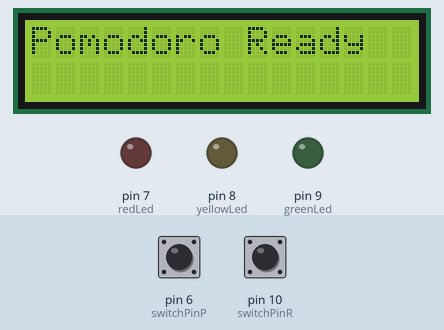
Recording of a sketch running on a simulated Arduino Uno, built with avr-gcc and run on an emulated ATmega328P. Parts: 16×2 character LCD, output pins drawn as LEDs (lit = HIGH). Inputs (shaded band) come from the test bench; at power-on: pin 6 (switchPinP) LOW, pin 10 (switchPinR) LOW.

Above: at 1.2 s.
1.3 s: pin 6 (switchPinP) pulled HIGH for 0.15 s
At 2.1 s:
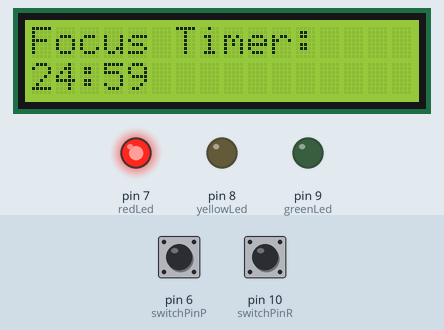
4.4 s: pin 10 (switchPinR) pulled HIGH for 0.15 s
At 5.1 s:
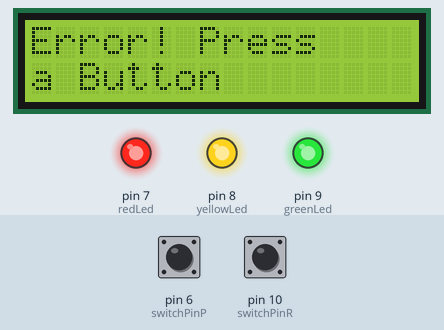
6.0 s: pin 6 (switchPinP) pulled HIGH for 1 s
At 7.3 s:
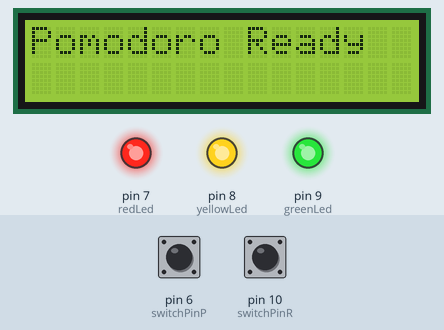
8.5 s: pin 10 (switchPinR) pulled HIGH for 1 s
At 9.3 s:
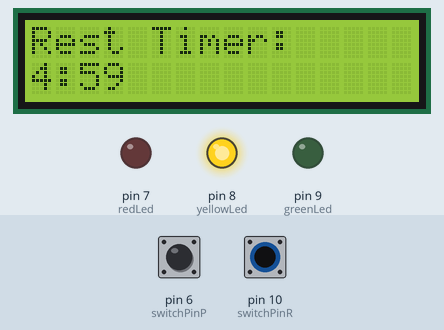
Timing chart, 0 to 11.5 s (numbered marks = the images above; inputs shaded):
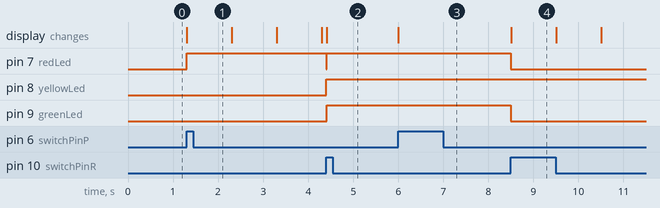

Measured:
- after the input at 1.3 s, pin 7 (redLed): LOW → HIGH at once; the display: first changes at once (image 1 shows a later state)
- after the input at 4.4 s, pin 7 (redLed): HIGH → LOW at once, → HIGH 0.01 s later; pin 8 (yellowLed), pin 9 (greenLed): LOW → HIGH at once; the display: changes at once (image 2)
- after the input at 6.0 s, the display: changes at once (image 3)
- after the input at 8.5 s, pin 7 (redLed), pin 9 (greenLed): HIGH → LOW at once; the display: first changes at once (image 4 shows a later state)

The sketch:

PomodoroTimer.ino
```cpp
// Pomodoro Timer
  // Skills/Components Used: Piezo, LCD, LED, Pushbutton switches

  /*
    GOAL:
      - Timer of 25 minutes that counts down (or up)
      - When one pomodoro is done, it makes a beep sound, and the LED goes from the red light being on to the green light being on
      - Then, you click a switch to make a 5 minute timer go off (there are two switches, one for 5 minutes, one for 25 minutes)
      - During the 5 minute rest timer, there is a yellow LED blinking, it makes a sound of a different frequence after
      - Tracks the pomodoro count until you reset it
    */

// set up LiquidCrystal library (initialize and import)
#include <LiquidCrystal.h>
LiquidCrystal lcd(12, 11, 5, 4, 3, 2);	// which pins to communicate with

// ** CONSTANTS AND VARIABLES **

/*
// INTERVALS - TESTING ----------------------------- !!
const unsigned long pomodoroInterval = 5 * 1000UL;
const unsigned long restInterval = 3 * 1000UL;
*/

// Intervals
// Note: unsigned long - non-negative integers, prevents possible error with large time values
const unsigned long pomodoroInterval = 25 * 60 * 1000UL;
const unsigned long restInterval = 5 * 60 * 1000UL;

// Pomodoro Switch
const int switchPinP = 6;
int switchStateP = 0;
int prevSwitchStateP = LOW;

// Rest Switch
const int switchPinR = 10;
int switchStateR = 0;
int prevSwitchStateR = LOW;

// LEDs (Pins)
int redLed = 7;
int yellowLed = 8;
int greenLed = 9;

// Piezo
int piezoPin = A4;
int pomodoroDoneNotes[] = {659, 523};
int restDoneNotes[]     = {440, 330};

// States/bools
bool initiatePomodoro = false;
bool initiateRest = false;
bool errorShown = false;

// Timing
unsigned long previousTime = 0;
unsigned long lastDisplayedSecond = 0;

// Counts
int pomodoroCount = 0;
int restCount = 0;

// ** FUNCTIONS **

void setLEDs(bool redState, bool yellowState, bool greenState) {
  digitalWrite(redLed, redState);
  digitalWrite(yellowLed, yellowState);
  digitalWrite(greenLed, greenState);
}

void displayCountdown(unsigned long secondsRemaining) {
  int mins = secondsRemaining / 60;	// integer division, rounds down
  int secs = secondsRemaining % 60;	// remainder = num seconds

  lcd.setCursor(0, 1);
  lcd.print("        ");	// clears remaining numbers from countdown
  lcd.setCursor(0, 1);
  lcd.print(mins);
  lcd.print(":");
  if (secs < 10) lcd.print("0");	// Ex. 09
  lcd.print(secs);
}

// two note chime
void playChime(int notes[]) {
  tone(piezoPin, notes[0]);
  delay(400);
  noTone(piezoPin);
  tone(piezoPin, notes[1]);
  delay(400);
  noTone(piezoPin);
}

// const char* = constant string, read only, pointer stores memory address of first character
void showDoneScreen(const char* label, int count) {
  lcd.clear();
  lcd.setCursor(0, 0);
  lcd.print(label);
  lcd.setCursor(0, 1);
  lcd.print(count);
}

void handleError() {
  if (!errorShown) {	// if no error message shown
    lcd.clear();
    setLEDs(HIGH, HIGH, HIGH);	// turn on all LEDs
    lcd.setCursor(0, 0);
    lcd.print("Error! Press");
    lcd.setCursor(0, 1);
    lcd.print("a Button");
    errorShown = true;	// error message has been shown
  }

  // || means or
  // if pomodoro or rest button have been pressed
  if ((switchStateP != prevSwitchStateP && switchStateP == HIGH) ||
      (switchStateR != prevSwitchStateR && switchStateR == HIGH)) {
    initiatePomodoro = false;
    initiateRest = false;
    errorShown = false;
    lcd.clear();
    lcd.setCursor(0, 0);
    lcd.print("Pomodoro Ready");
  }
}

// ** SETUP **

void setup() {
  lcd.begin(16, 2);	// 16 columns, 2 rows

  // switch pins are inputs
  pinMode(switchPinP, INPUT);
  pinMode(switchPinR, INPUT);

  // LEDs are outputs
  pinMode(redLed, OUTPUT);
  pinMode(yellowLed, OUTPUT);
  pinMode(greenLed, OUTPUT);

  // turn off all LEDs
  setLEDs(LOW, LOW, LOW);

  lcd.setCursor(0, 0);
  lcd.print("Pomodoro Ready");
}

// ** LOOP **

void loop() {
  unsigned long currentTime = millis();	// start tracking time

  // Read if either button has been pressed
  switchStateP = digitalRead(switchPinP);
  switchStateR = digitalRead(switchPinR);

  // ERROR STATE - if a button is pressed and interrupts an already existing timer
  if (initiatePomodoro && initiateRest) {
    handleError();
    // skip the rest of the loop, essentially reset
    prevSwitchStateP = switchStateP;
    prevSwitchStateR = switchStateR;
    return;
  }

// ** POMODORO **

  // if pomodoro button is pressed
  if (switchStateP != prevSwitchStateP && switchStateP == HIGH) {
    initiatePomodoro = true;
    previousTime = currentTime;	// set elapsed time to 0
    lastDisplayedSecond = 0;

    setLEDs(HIGH, LOW, LOW);	// turn on red LED

    lcd.clear();
    lcd.setCursor(0, 0);
    lcd.print("Focus Timer:");
  }

  if (initiatePomodoro) {
    unsigned long elapsed = currentTime - previousTime;	// find elapsed time

    if (elapsed >= pomodoroInterval) {
      initiatePomodoro = false;
      pomodoroCount++;	// increase pomodoro count by 1

      setLEDs(LOW, LOW, HIGH);	// turn on green light to indicate timer is done
      lcd.setCursor(0, 1);
      lcd.print("Done!        ");	// helps clear leftover digits

      playChime(pomodoroDoneNotes);	// plays two note chime
      delay(2000);	// wait 2 seconds

      showDoneScreen("Pomodoro Count:", pomodoroCount);
    }

    else {
   	  unsigned long secondsRemaining = (pomodoroInterval - elapsed) / 1000;

      if (secondsRemaining != lastDisplayedSecond) {	// if seconds number is actually different - helps solve flickering/glitching
        lastDisplayedSecond = secondsRemaining;
        displayCountdown(secondsRemaining);
      }
    }
  }

 // ** REST **

  // if rest button is pressed
  if (switchStateR != prevSwitchStateR && switchStateR == HIGH) {
    initiateRest = true;
    previousTime = currentTime;	// reset elapsed time
    lastDisplayedSecond = 0;

    setLEDs(LOW, HIGH, LOW);	// turn on yellow LED

    lcd.clear();
    lcd.setCursor(0, 0);
    lcd.print("Rest Timer:");
  }

  if (initiateRest) {
    unsigned long elapsed = currentTime - previousTime;	// start tracking elapsed time

    if (elapsed >= restInterval) {
      initiateRest = false;
      restCount++;	// increase rest count by 1

      setLEDs(LOW, LOW, HIGH);	// turn on green LED to indicate timer is done
      lcd.setCursor(0, 1);
      lcd.print("Done!        ");

      playChime(restDoneNotes);
      delay(2000);

      showDoneScreen("Breaks Taken:", restCount);
    }

    else {
      unsigned long secondsRemaining = (restInterval - elapsed) / 1000;

      if (secondsRemaining != lastDisplayedSecond) {
        lastDisplayedSecond = secondsRemaining;
        displayCountdown(secondsRemaining);
      }
    }
  }

  // reset states of switches
  prevSwitchStateP = switchStateP;
  prevSwitchStateR = switchStateR;
}
```
